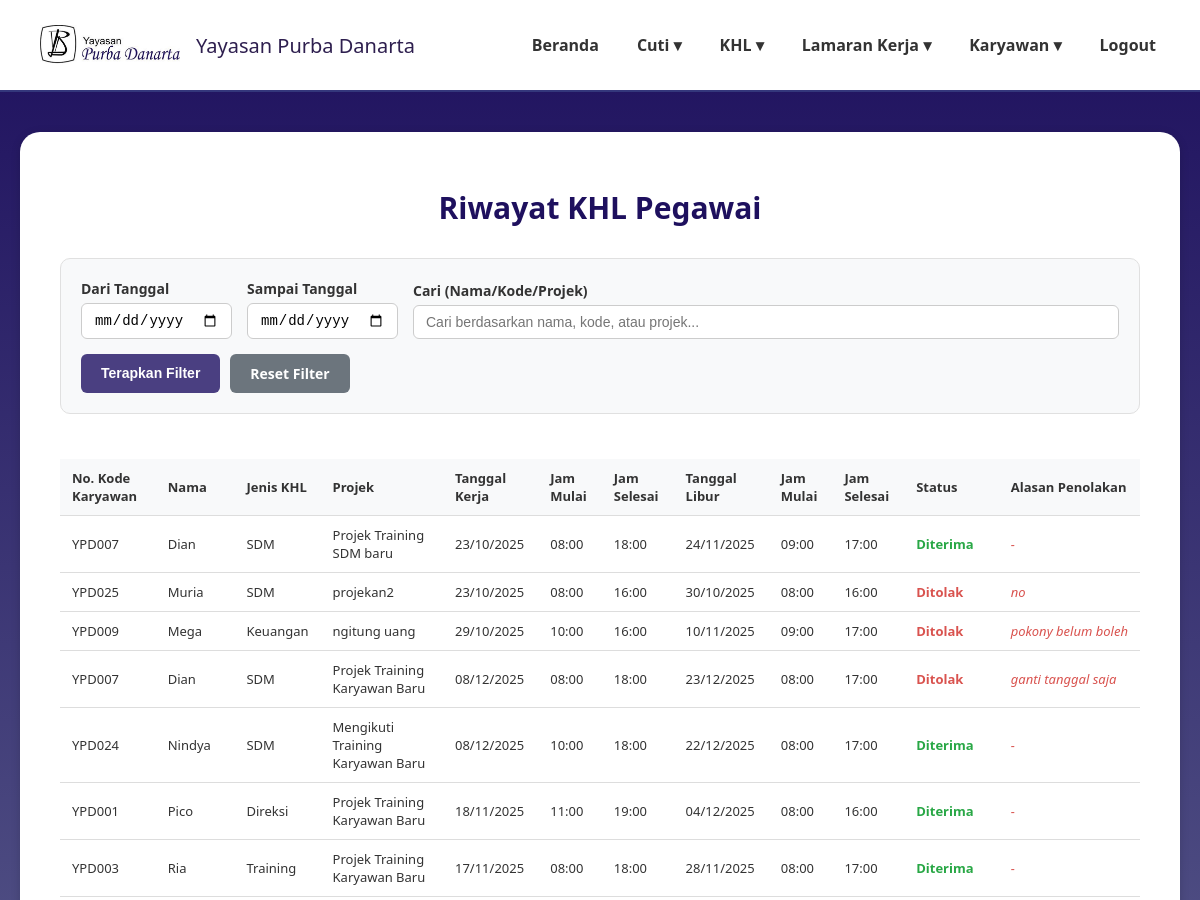
Before: /riwayat_khl.php (signed in, upper part) with the older database file.
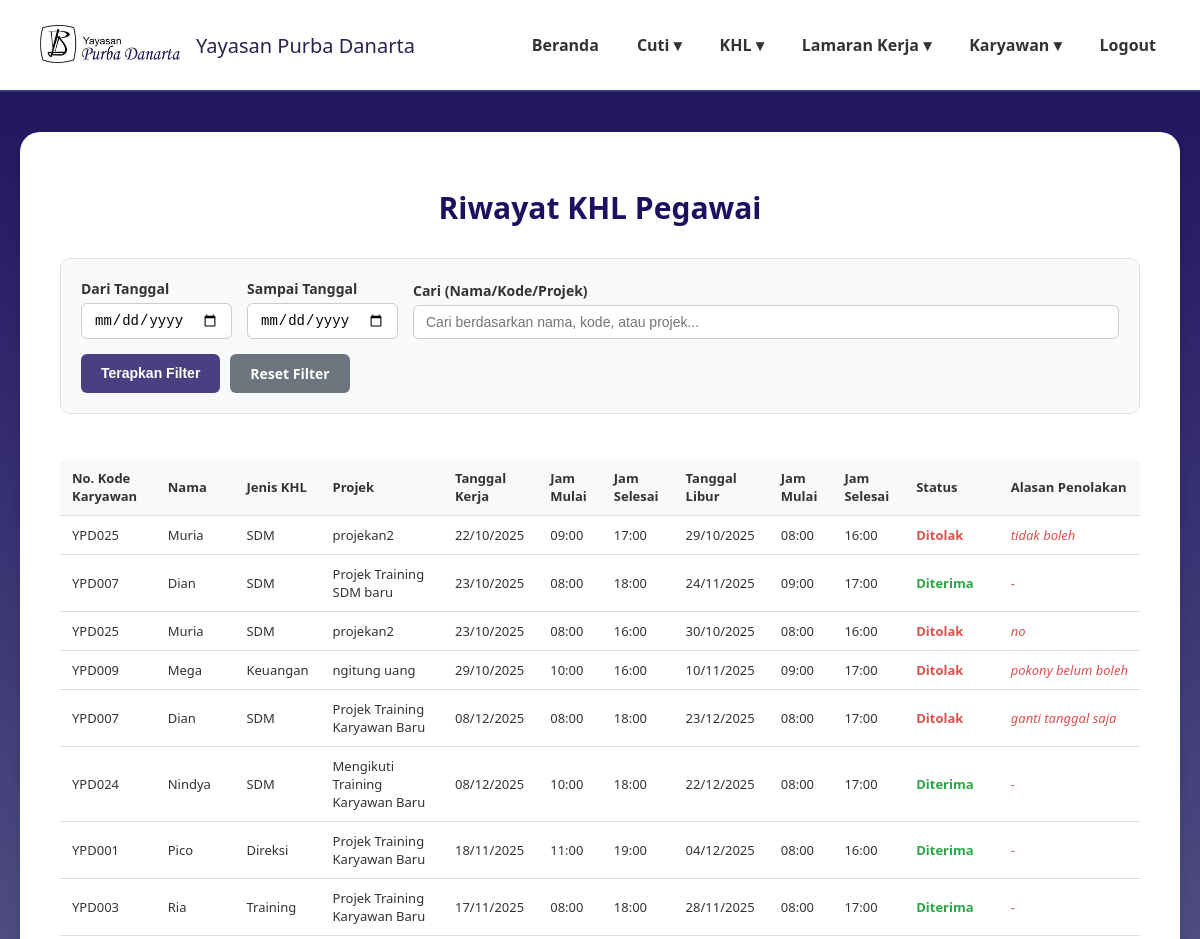
After: the same page with the newer database file.
### tables this page shows
CREATE TABLE `data_pengajuan_khl` (
  `id_khl` int(11) NOT NULL,
  `kode_karyawan` varchar(20) NOT NULL,
  `divisi` varchar(50) NOT NULL,
  `jabatan` varchar(50) NOT NULL,
  `role` enum('karyawan','direktur','admin','penanggung jawab') NOT NULL DEFAULT 'karyawan',
  `proyek` varchar(100) NOT NULL,
  `tanggal_khl` date NOT NULL,
  `jam_mulai_kerja` time NOT NULL,
  `jam_akhir_kerja` time NOT NULL,
  `tanggal_cuti_khl` date NOT NULL,
  `jam_mulai_cuti_khl` time NOT NULL,
  `jam_akhir_cuti_khl` time NOT NULL,
  `status_khl` enum('pending','disetujui','ditolak') DEFAULT 'pending',
  `alasan_penolakan` text DEFAULT NULL,
  `created_at` timestamp NOT NULL DEFAULT current_timestamp()
);

CREATE TABLE `data_karyawan` (
  `id_karyawan` int(11) NOT NULL,
  `kode_karyawan` varchar(20) NOT NULL,
  `nama_lengkap` varchar(100) NOT NULL,
  `email` varchar(100) NOT NULL,
  `password` varchar(255) NOT NULL,
  `jabatan` varchar(50) NOT NULL,
  `divisi` varchar(50) NOT NULL,
  `role` enum('karyawan','direktur','admin','penanggung jawab') NOT NULL DEFAULT 'karyawan',
  `no_telp` varchar(20) DEFAULT NULL,
  `sisa_cuti_tahunan` int(3) DEFAULT 0,
  `sisa_cuti_lustrum` int(3) DEFAULT 0,
  `status_aktif` enum('aktif','non_aktif') NOT NULL DEFAULT 'aktif',
  `created_at` timestamp NOT NULL DEFAULT current_timestamp()
);

### riwayat_khl.php (the view, shortened to what this page needs)
<?php
require 'config.php';
$start_date = $_GET['start_date'] ?? '';
$end_date = $_GET['end_date'] ?? '';
$search_query = $_GET['search'] ?? '';
$query = "SELECT
            dk.nama_lengkap,
            dpk.*
          FROM data_pengajuan_khl dpk
          JOIN data_karyawan dk ON dpk.kode_karyawan = dk.kode_karyawan
          WHERE 1=1";
$query .= " ORDER BY dpk.created_at DESC";
$stmt = $conn->prepare($query);
if ($stmt) {
    $stmt->execute();
    $result = $stmt->get_result();
    $riwayat_khl = $result->fetch_all(MYSQLI_ASSOC);
} else {
    $riwayat_khl = [];
    error_log("Error preparing query: " . $conn->error);
}
$status_mapping = [
    'disetujui' => 'Diterima',
    'ditolak' => 'Ditolak',
    'pending' => 'Menunggu'
];
$filtered_data = [];
foreach ($riwayat_khl as $khl) {
    $filtered_data[] = [
        'id' => $khl['id_khl'],
        'kode_khl' => $khl['id_khl'],
        'kode_karyawan' => $khl['kode_karyawan'],
        'nama_karyawan' => $khl['nama_lengkap'],
        'jenis_khl' => $khl['divisi'],
        'projek' => $khl['proyek'],
        'tanggal_kerja' => $khl['tanggal_khl'],
        'jam_mulai_kerja' => $khl['jam_mulai_kerja'],
        'jam_selesai_kerja' => $khl['jam_akhir_kerja'],
        'tanggal_libur' => $khl['tanggal_cuti_khl'],
        'jam_mulai_libur' => $khl['jam_mulai_cuti_khl'],
        'jam_selesai_libur' => $khl['jam_akhir_cuti_khl'],
        'status' => $status_mapping[$khl['status_khl']] ?? $khl['status_khl'],
        'alasan_penolakan' => $khl['alasan_penolakan'] ?? ''
    ];
}
?>
<!DOCTYPE html>
<html lang="id">
<head>
</head>
<body>
<header>
    <div class="logo">
        <img src="image/namayayasan.png" alt="Logo Yayasan">
        <span>Yayasan Purba Danarta</span>
    </div>
    <nav>
        <ul>
            <li><a href="dashboardadmin.php">Beranda</a></li>
            <li><a href="#">Cuti ▾</a>
            </li>
            <li><a href="#">KHL ▾</a>
            </li>
            <li><a href="#">Lamaran Kerja ▾</a>
            </li>
            <li><a href="#">Karyawan ▾</a>
            </li>
            <li><a href="logout2.php">Logout</a></li>
        </ul>
    </nav>
</header>
<main>
    <div class="card">
        <h2 class="page-title">Riwayat KHL Pegawai</h2>
        <div class="filter-section">
            <form method="GET" action="">
                <div class="filter-row">
                    <div class="filter-group date-group">
                        <label for="start_date">Dari Tanggal</label>
                        <input type="date" id="start_date" name="start_date" value="<?= htmlspecialchars($start_date) ?>">
                    </div>
                    <div class="filter-group date-group">
                        <label for="end_date">Sampai Tanggal</label>
                        <input type="date" id="end_date" name="end_date" value="<?= htmlspecialchars($end_date) ?>">
                    </div>
                    <div class="filter-group search-group">
                        <label for="search">Cari (Nama/Kode/Projek)</label>
                        <input type="text" id="search" name="search" placeholder="Cari berdasarkan nama, kode, atau projek..." value="<?= htmlspecialchars($search_query) ?>">
                    </div>
                </div>
                <div class="action-bar">
                    <button type="submit" class="btn btn-cari">Terapkan Filter</button>
                    <a href="riwayat_khl.php" class="btn btn-reset">Reset Filter</a>
                </div>
            </form>
        </div>
        <div class="data-table-container">
            <table class="data-table">
                <thead>
                    <tr>
                        <th>No. Kode Karyawan</th>
                        <th>Nama</th>
                        <th>Jenis KHL</th>
                        <th>Projek</th>
                        <th>Tanggal Kerja</th>
                        <th>Jam Mulai</th>
                        <th>Jam Selesai</th>
                        <th>Tanggal Libur</th>
                        <th>Jam Mulai</th>
                        <th>Jam Selesai</th>
                        <th>Status</th>
                        <th>Alasan Penolakan</th>
                    </tr>
                </thead>
                <tbody>
                    <?php if (!empty($filtered_data)): ?>
                        <?php foreach($filtered_data as $khl): ?>
                        <tr>
                            <td><?= htmlspecialchars($khl['kode_karyawan']) ?></td>
                            <td><?= htmlspecialchars($khl['nama_karyawan']) ?></td>
                            <td><?= htmlspecialchars($khl['jenis_khl']) ?></td>
                            <td><?= htmlspecialchars($khl['projek']) ?></td>
                            <td><?= date('d/m/Y', strtotime($khl['tanggal_kerja'])) ?></td>
                            <td><?= $khl['jam_mulai_kerja'] ? date('H:i', strtotime($khl['jam_mulai_kerja'])) : '-' ?></td>
                            <td><?= $khl['jam_selesai_kerja'] ? date('H:i', strtotime($khl['jam_selesai_kerja'])) : '-' ?></td>
                            <td><?= $khl['tanggal_libur'] ? date('d/m/Y', strtotime($khl['tanggal_libur'])) : '-' ?></td>
                            <td><?= $khl['jam_mulai_libur'] ? date('H:i', strtotime($khl['jam_mulai_libur'])) : '-' ?></td>
                            <td><?= $khl['jam_selesai_libur'] ? date('H:i', strtotime($khl['jam_selesai_libur'])) : '-' ?></td>
                            <td>
                                <?php if ($khl['status'] == 'Diterima'): ?>
                                    <span class="status-diterima">Diterima</span>
                                <?php elseif ($khl['status'] == 'Ditolak'): ?>
                                    <span class="status-ditolak">Ditolak</span>
                                <?php elseif ($khl['status'] == 'Menunggu'): ?>
                                    <span class="status-menunggu">Menunggu</span>
                                <?php else: ?>
                                    <?= htmlspecialchars($khl['status']) ?>
                                <?php endif; ?>
                            </td>
                            <td class="alasan-penolakan" title="<?= htmlspecialchars($khl['alasan_penolakan']) ?>">
                                <?= !empty($khl['alasan_penolakan']) ? htmlspecialchars($khl['alasan_penolakan']) : '-' ?>
                            </td>
                        </tr>
                        <?php endforeach; ?>
                    <?php else: ?>
                        <tr>
                            <td colspan="12" class="no-data">Tidak ada data KHL yang ditemukan</td>
                        </tr>
                    <?php endif; ?>
                </tbody>
            </table>
        </div>
    </div>
</main>
</body>
</html>

### riwayat_khl.php (style rules this page uses)
body { margin:0; font-family:'Segoe UI', Tahoma, Geneva, Verdana, sans-serif; background: linear-gradient(180deg,#1E105E 0%,#8897AE 100%); min-height:100vh; color:#333; }
header { background:rgba(255,255,255,1); padding:20px 40px; display:flex; justify-content:space-between; align-items:center; border-bottom:2px solid #34377c; flex-wrap: wrap; }
.logo { display:flex; align-items:center; gap:16px; font-weight:500; font-size:20px; color:#2e1f4f; }
.logo img { width: 140px; height: 50px; object-fit: contain; }
nav ul { list-style:none; margin:0; padding:0; display:flex; gap:30px; align-items: center; }
nav li { position:relative; }
nav a { text-decoration:none; color:#333; font-weight:600; padding:8px 4px; display:block; }
main { max-width:1600px; margin:40px auto; padding:0 20px; }
.card { background:#fff; border-radius:20px; padding:30px 40px; box-shadow:0 2px 10px rgba(0,0,0,0.15); }
.page-title { font-size: 30px; font-weight: 600; text-align: center; margin-bottom: 30px; color: #1E105E; }
.filter-section { background: #f8f9fa; padding: 20px; border-radius: 10px; margin-bottom: 25px; border: 1px solid #e0e0e0; }
.filter-row { display: flex; gap: 15px; align-items: flex-end; flex-wrap: wrap; }
.filter-group { display: flex; flex-direction: column; gap: 5px; }
.filter-group label { font-weight: 600; font-size: 14px; color: #333; }
.filter-group input { padding: 8px 12px; border: 1px solid #ccc; border-radius: 6px; font-size: 14px; }
.filter-group.date-group { min-width: 150px; }
.filter-group.search-group { flex-grow: 1; min-width: 200px; }
.action-bar { display: flex; gap: 10px; margin-top: 15px; }
.btn { padding: 10px 20px; border: none; border-radius: 6px; font-size: 14px; font-weight: 600; color: #fff; cursor: pointer; transition: background-color 0.3s; text-decoration: none; text-align: center; }
.btn-cari { background-color: #4a3f81; }
.btn-reset { background-color: #6c757d; }
.data-table-container { overflow-x: auto; }
.data-table { width: 100%; border-collapse: collapse; font-size: 13px; margin-top: 20px; }
.data-table th, .data-table td { padding: 10px 12px; text-align: left; border-bottom: 1px solid #ddd; }
.data-table th { background-color: #f8f9fa; font-weight: 600; color: #333; position: sticky; top: 0; }
.status-diterima { color: #28a745; font-weight: 600; }
.status-ditolak { color: #d9534f; font-weight: 600; }
.alasan-penolakan { max-width: 200px; white-space: nowrap; overflow: hidden; text-overflow: ellipsis; color: #d9534f; font-style: italic; }

Changed rows visible on the page:
added data_pengajuan_khl: kode_karyawan "YPD025", data_karyawan.nama_lengkap "Muria", divisi "SDM", proyek "projekan2", tanggal_khl "22/10/2025", jam_mulai_kerja "09:00", jam_akhir_kerja "17:00", tanggal_cuti_khl "29/10/2025", jam_mulai_cuti_khl "08:00", jam_akhir_cuti_khl "16:00", shows "Ditolak", alasan_penolakan "tidak boleh"
